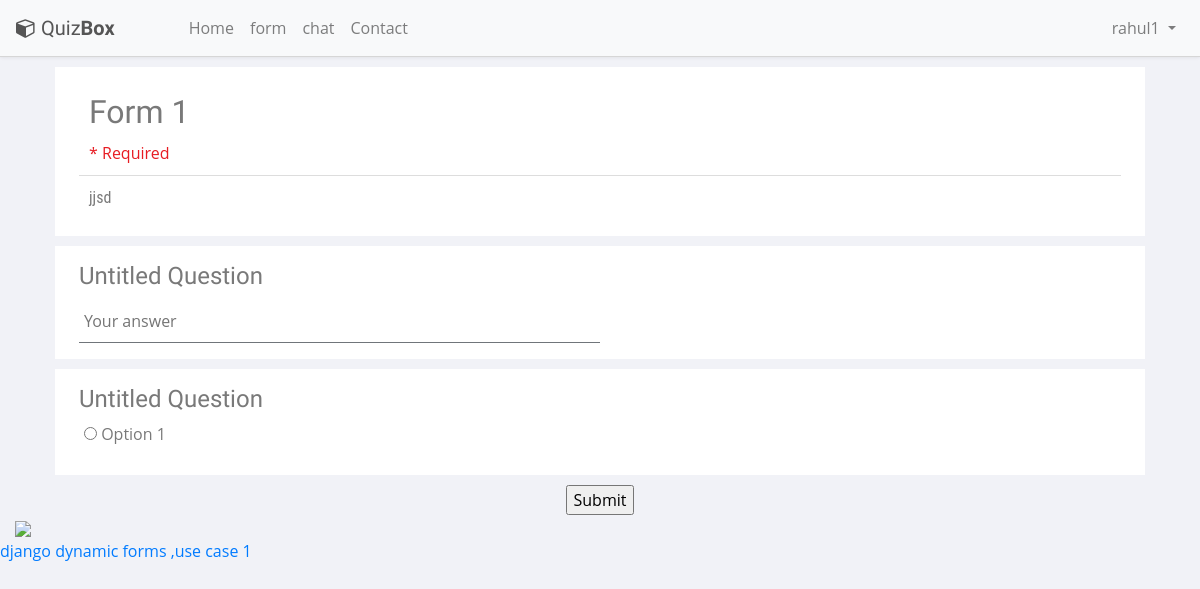
The page /7e6b59d8086f4cd8a01a1abc3fe139/view_exam (signed in) on the database its author committed.
### forms/models.py (models this page shows)
class Exam(models.Model):
    uuid = models.CharField(max_length=30)
    title = models.CharField(max_length=100)
    desc = models.CharField(max_length=300)
    owner = models.ForeignKey(User,on_delete=models.CASCADE,related_name="owner")
    email = models.EmailField(null=True)
    questions = models.ManyToManyField(Question, related_name="questions")
    is_publish = models.BooleanField(default=False)
    view_score = models.BooleanField(default=False)
    createdAt = models.DateTimeField(auto_now_add=True)
    updatedAt = models.DateTimeField(auto_now=True)

class Question(models.Model):
    ques = models.CharField(max_length=1000)
    req = models.BooleanField(default=False)
    key = models.CharField(max_length=1000,null=True)
    q_type = models.CharField(max_length=30)
    options = models.ManyToManyField(Options,related_name="options")
    points = models.IntegerField(null=True)

class Options(models.Model):
    optn = models.CharField(max_length=1000)
    is_correct = models.BooleanField(default=False)

### forms/views.py (the view)
# urls.py: path('<str:id>/view_exam',views.view_exam,name='view_exam'),
def view_exam(request,id):
    form = Exam.objects.filter(uuid=id)
    print("here is the error")
    if form.count() == 0:
        return HttpResponse("exam form not found")
    else:
        form = form[0]
    return render(request,"view_exam.html",context={"form":form})

### templates/view_exam.html (shortened to what this page needs)
{% extends "base.html" %}
{% load static %}
{% block script %}
<link rel="stylesheet" href="{% static 'css/form_style.css' %}">
{% endblock %}
{% block content %}
<div class="container-fluid">
    <form action="{% url 'submit_exam' form.uuid %}" class="container" method="POST" autocomplete="off">
        <div class="margin-top-bottom box question-box">
            <div class="form-title-box">
                <h1 class="form-title txtClr">{{form.title}}</h1>
                <p class="required-info">* Required</p>
            </div>
            <div class="form-description txtClr">{{form.desc}}</div>
        </div>
        {% for question in form.questions.all %}
        <div class="margin-top-bottom box question-box">
            <h1 class="question-title txtClr">{{question.ques}} {% if question.req %}<span class="require-star">*</span>{% endif %}</h1>
            {% if question.q_type == "sa" %}
                <input type="text" name="{{question.id}}" class="short-answer textarea-adjust" placeholder = "Your answer" {% if question.req %} required {% endif %}>
                {% elif question.q_type == "la" %}
                <textarea name="{{question.id}}" placeholder="Your answer" class="long-answer textarea-adjust" {% if question.req %} required {% endif %}></textarea>
                {% elif question.q_type == "mcq" %}
                {% for choice in question.options.all %}
                <div class="multiple-choice">
                    <input type="radio" name="{{question.id}}" id="{{choice.id}}" {% if question.req %} required {% endif %} value="{{choice.id}}">
                    <label for="{{choice.id}}" class="txtClr">{{choice.optn}}</label>
                </div>
                {% endfor %}
            {% endif %}
        </div>
        {% endfor %}
        <div class="text-center">
            <input type="submit" value="Submit">
          </div>
    </form>
    <img src="{% url 'video' %}" width="50%">
</div>
{% endblock %}

### templates/base.html (shortened to what this page needs)
{% load static %}
<!DOCTYPE html>
<html lang="en">
<head>
<link rel="stylesheet" href="https://stackpath.bootstrapcdn.com/bootstrap/4.5.0/css/bootstrap.min.css">
<link rel="stylesheet" href="https://maxcdn.bootstrapcdn.com/font-awesome/4.7.0/css/font-awesome.min.css">
<link rel="stylesheet" href="{% static 'css/navbar.css' %}">
<link rel="stylesheet" href="{% static 'css/style.css' %}">
<link rel="stylesheet" href="{% static 'css/profile.css' %}">
{% block script %}{% endblock %}
</head>
<body>
<nav class="navbar navbar-expand-xl navbar-light bg-light">
	<a href="#" class="navbar-brand"><i class="fa fa-cube"></i>Quiz<b>Box</b></a>
	<div id="navbarCollapse" class="collapse navbar-collapse justify-content-start">
		<div class="navbar-nav">
			<a href="/" class="nav-item nav-link active">Home</a>
			<a href="{% url 'form' %}" class="nav-item nav-link">form</a>
			<a href="#" class="nav-item nav-link">chat</a>
			<a href="#" class="nav-item nav-link">Contact</a>
		</div>
		<div class="navbar-nav ml-auto">
            {% if user.is_authenticated %}
            <div class="nav-item dropdown user">
				<a href="#" data-toggle="dropdown" class="nav-link dropdown-toggle user-action">{{user.username}} <b class="caret"></b></a>
			</div>
            {% else %}
            <a href="login" class="nav-item nav-link">Login</a>
            <a href="register" class="nav-item nav-link">Register</a>
            {% endif %}
		</div>
	</div>
</nav>
{% block content %}{% endblock %}
<a href="https://github.com/taranjeet/django-library-app">django dynamic forms ,use case 1</a>
</body>
</html>

### static/css/navbar.css (style rules this page uses)
body { background: #eeeeee; }
.navbar { background: #fff; padding-left: 16px; padding-right: 16px; border-bottom: 1px solid #d6d6d6; box-shadow: 0 0 4px rgba(0,0,0,.1); }
.navbar .navbar-brand { color: #555; padding-left: 0; padding-right: 50px; font-family: 'Merienda One', sans-serif; }
.navbar .navbar-brand i { font-size: 20px; margin-right: 5px; }

### static/css/style.css (style rules this page uses)
.box { background-color: #f8f9fa; margin: 10px 10px; padding: 1rem 1.5rem; }

### static/css/profile.css (style rules this page uses)
body { color: #797979; background: #f1f2f7; font-family: 'Open Sans', sans-serif; padding: 0px !important; margin: 0px !important; font-size: 13px; text-rendering: optimizeLegibility; -webkit-font-smoothing: antialiased; -moz-font-smoothing: antialiased; }

### static/css/form_style.css (style rules this page uses)
body { scroll-behavior: smooth; font-size: medium; }
.nav-link { color: #000; text-decoration: none; }
.question-box { background-color: #FFF; }
.form-title { font-size: 2rem; font-family: "Google Sans"; font-weight: normal; margin: 10px; width: -webkit-fill-available; width: -moz-available; }
.form-description { font-size: 1rem; font-family: "Roboto Condensed"; margin: 10px; width: -webkit-fill-available; width: -moz-available; }
.form-title-box { border-bottom: 1px solid #ddd; }
.question-title { font-family: "Google Sans"; font-size: 1.3rem; font-weight: normal; }
.question-title { font-family: "Google Sans"; font-size: 1.5rem; width: 65%; }
.short-answer { width: 50%; border: none; padding: 5px; border-bottom: 1px solid #70757a; }
.multiple-choice { width: 100%; margin: 5px; }
.required-info { color: #E71C23; margin: 10px; }
.question-title { font-family: "Google Sans"; font-size: 1.5rem; }

### rows shown on the page
Exam: title "Form 1", desc "jjsd"
Question: ques "Untitled Question"
Question: ques "Untitled Question", req "☐ Option 1"
Options: optn "Option 1"

### other values the page prints
{{ user.username }} "rahul1"
